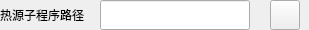
       <widget class="QWidget" name="widget_8" native="true">
        <property name="minimumSize">
         <size>
          <width>0</width>
          <height>30</height>
         </size>
        </property>
        <property name="maximumSize">
         <size>
          <width>16777215</width>
          <height>30</height>
         </size>
        </property>
        <widget class="QLabel" name="lbLoad4">
         <property name="geometry">
          <rect>
           <x>0</x>
           <y>0</y>
           <width>100</width>
           <height>30</height>
          </rect>
         </property>
         <property name="minimumSize">
          <size>
           <width>100</width>
           <height>30</height>
          </size>
         </property>
         <property name="maximumSize">
          <size>
           <width>100</width>
           <height>30</height>
          </size>
         </property>
         <property name="text">
          <string>热源子程序路径</string>
         </property>
         <property name="alignment">
          <set>Qt::AlignLeading|Qt::AlignLeft|Qt::AlignVCenter</set>
         </property>
        </widget>
        <widget class="QLineEdit" name="leLoad2">
         <property name="geometry">
          <rect>
           <x>100</x>
           <y>0</y>
           <width>150</width>
           <height>30</height>
          </rect>
         </property>
         <property name="sizePolicy">
          <sizepolicy hsizetype="Preferred" vsizetype="Fixed">
           <horstretch>0</horstretch>
           <verstretch>0</verstretch>
          </sizepolicy>
         </property>
         <property name="minimumSize">
          <size>
           <width>150</width>
           <height>30</height>
          </size>
         </property>
         <property name="maximumSize">
          <size>
           <width>150</width>
           <height>30</height>
          </size>
         </property>
        </widget>
        <widget class="QToolButton" name="tbLoad_2">
         <property name="geometry">
          <rect>
           <x>270</x>
           <y>0</y>
           <width>30</width>
           <height>30</height>
          </rect>
         </property>
         <property name="minimumSize">
          <size>
           <width>30</width>
           <height>30</height>
          </size>
         </property>
         <property name="maximumSize">
          <size>
           <width>30</width>
           <height>30</height>
          </size>
         </property>
         <property name="text">
          <string/>
         </property>
         <property name="icon">
          <iconset resource="image/image.qrc">
           <normaloff>:/image/file.png</normaloff>:/image/file.png</iconset>
         </property>
        </widget>
       </widget>
